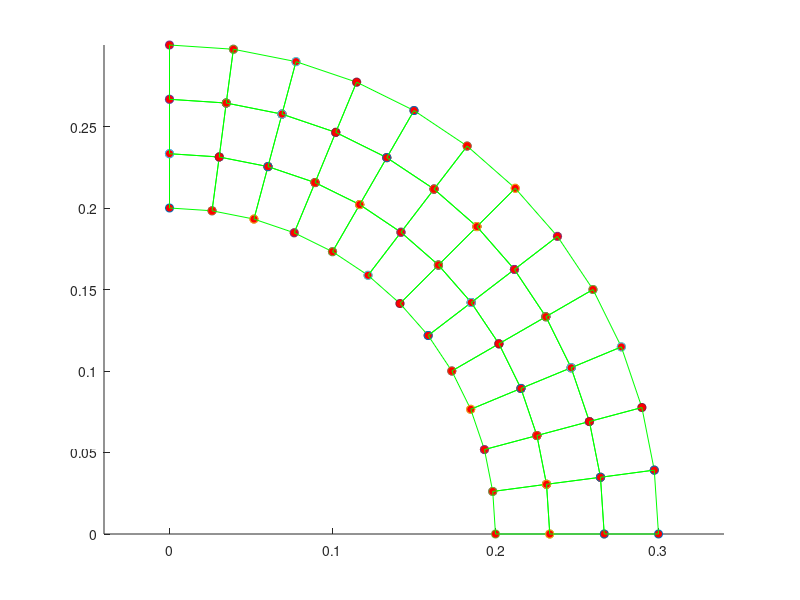
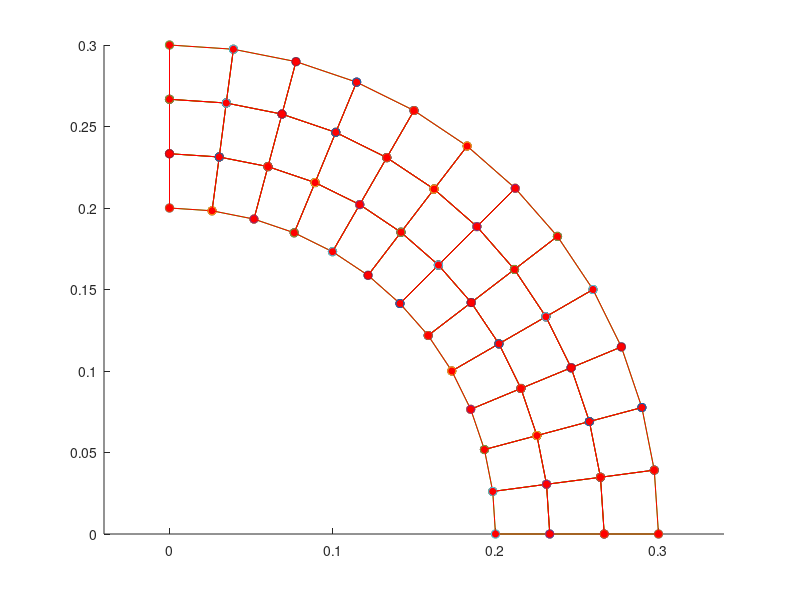

The MATLAB script that drew these images, in order:
function FEM_2Dor3D_linelast_standard
%
%          Example 2D and 3D Linear elastic FEM code
%            Currently coded to run either plane strain or plane stress (2DOF) or general 3D but
%            could easily be modified for axisymmetry too.
%
%        Variables read from input file;
%        nprops              No. material parameters
%        materialprops(i)    List of material parameters
%        ncoord              No. spatial coords (2 for 2D, 3 for 3D)
%        ndof                No. degrees of freedom per node (2 for 2D, 3 for 3D)
%                            (here ndof=ncoord, but the program allows them to be different
%                            to allow extension to plate & beam elements with C^1 continuity)
%        nnode               No. nodes
%        coords(i,j)         ith coord of jth node, for i=1..ncoord; j=1..nnode
%        nelem               No. elements
%        maxnodes            Max no. nodes on any one element (used for array dimensioning)
%        nelnodes(i)         No. nodes on the ith element
%        elident(i)          An integer identifier for the ith element.  Not used
%                            in this code but could be used to switch on reduced integration,
%                            etc.
%        connect(i,j)        List of nodes on the jth element
%        nfix                Total no. prescribed displacements
%        fixnodes(i,j)       List of prescribed displacements at nodes
%                            fixnodes(1,j) Node number
%                            fixnodes(2,j) Displacement component number (1, 2 or 3)
%                            fixnodes(3,j) Value of the displacement
%        ndload              Total no. element faces subjected to tractions
%        dloads(i,j)         List of element tractions
%                            dloads(1,j) Element number
%                            dloads(2,j) face number
%                            dloads(3,j), dloads(4,j), dloads(5,j) Components of traction
%                            (assumed uniform) 
%
%  To run the program you first need to set up an input file, as described in 
%  the lecture notes.  Then change the fopen command below to point to the file.
%  Also change the fopen command in the post-processing step (near the bottom of the
%  program) to point to a suitable output file.  Then execute the file in
%  the usual fashion (e.g. hit the green arrow at the top of the MATLAB
%  editor window)
% 
%
% ==================== Read data from the input file ===========================
%
%
% YOU NEED TO CHANGE THE PATH & FILE NAME TO POINT TO YOUR INPUT FILE
%
infile=fopen('CurvedCantilever_Lc=3.txt','r');
outfile=fopen('FEM_results.txt','w');

[nprops,materialprops,ncoord,ndof,nnode,coords,nelem,maxnodes,connect,nelnodes,elident,nfix,fixnodes,ndload,dloads] = read_input_file(infile);

fclose(infile);

% Plot the initial mesh as a check
close all
figure
plotmesh(coords,ncoord,nnode,connect,nelem,elident,nelnodes,'g');

%
%============================ MAIN FEM ANALYSIS PROCEDURE ========================
%
%   dofs        Nodal displacements.  Let u_i^a be ith displacement component
%               at jth node.  Then dofs contain (u_1^1, u_2^1, u_1^2, u_2^2....) for 2D
%               and (u_1^1, u_2^1, u_3^1, u_1^2, u_2^2, u_3^2....) for 3D
%
%   K           Global stiffness matrix.  Stored as (K_1111 K_1112  K_1121  K_1122...
%                                                    K_1211 K_1212  K_1221  K_1222...
%                                                    K_2111 K_2112  K_2121  K_2122...)
%               for 2D problem and similarly for 3D problem
%   r           Force vector.  Currently only includes contribution from tractions
%               acting on element faces (i.e. body forces are neglected)
%
  dofs = zeros(ndof*nnode,1);  

  K = globalstiffness(ncoord,ndof,nnode,coords,nelem,maxnodes,elident,nelnodes,connect,materialprops,dofs);

  r = globaltraction(ncoord,ndof,nnode,ndload,coords,nelnodes,elident,connect,dloads,dofs);

%
%  Fix constrained nodes.  We should really do this in a way that preserves the symmetry of K
%  but it's not worth it for the small demo problems here.
%
  for n = 1:nfix
     rw = ndof*(fixnodes(1,n)-1) + fixnodes(2,n);
     for cl = 1:ndof*nnode
        K(rw,cl) = 0;
     end
     K(rw,rw) = 1.;
     r(rw) = fixnodes(3,n);
  end
%
% Solve for the displacements
%

  dofs = K\r;

%
%================================= POST-PROCESSING =================================
%
% Create a plot of the deformed mesh
%

  defcoords = zeros(ndof,nnode); 
  scalefactor = 1.0;
  for i = 1:nnode
    for j = 1:ndof
       defcoords(j,i) = coords(j,i) + scalefactor*dofs(ndof*(i-1)+j); 
    end
  end

 figure
 plotmesh(coords,ncoord,nnode,connect,nelem,elident,nelnodes,'g');
 hold on
 plotmesh(defcoords,ncoord,nnode,connect,nelem,elident,nelnodes,'r');  
  
 print_results(outfile, ...
    nprops,materialprops,ncoord,ndof,nnode,coords, ...
    nelem,maxnodes,connect,nelnodes,elident, ...
    nfix,fixnodes,ndload,dloads,dofs)
 
fclose(outfile); 
end 

%================= Material Stiffness ==================================
%
%    Computes elasticity tensor C_{ijkl} = shear modulus and Poissons ratio
%    Currently coded either for plane strain, plane stress or general 3D.
%
function C = materialstiffness(ndof,ncoord,strain,materialprops)

   mu = materialprops(1);
   nu = materialprops(2);
   
   C = zeros(ndof,ncoord,ndof,ncoord);
   
   if (ncoord == 2)   

%  planestrain = 0 => plane stress, planestrain = 1 => plane strain
   planestrain = materialprops(3);
 
     for i = 1:2
       for j = 1:2
         for k = 1:2
           for l = 1:2
             if (planestrain==1) 
               if (i==j && k==l)
                   C(i,j,k,l) = C(i,j,k,l)+2*mu*nu/(1-2*nu);
               end
             else
               if (i==j && k==l)
                   C(i,j,k,l) = C(i,j,k,l)+2*mu*nu/(1-nu);
               end
             end
             if (i==l && k==j)
                 C(i,j,k,l) = C(i,j,k,l)+mu;
             end
             if (i==k && j==l)
                 C(i,j,k,l) = C(i,j,k,l)+mu;
             end
           end
         end
       end
     end
     
   elseif (ncoord == 3) 

     for i = 1:3 
       for j = 1:3
         for k = 1:3
           for l = 1:3
             if (i==j && k==l)
                 C(i,j,k,l)=C(i,j,k,l) + 2.*mu*nu/(1.-2.*nu);
             end
             if (i==k && j==l)
                 C(i,j,k,l)=C(i,j,k,l) + mu;
             end
             if (i==l && j==k)
                 C(i,j,k,l)=C(i,j,k,l) + mu;
             end
            end
          end
        end
      end
    end

 end
%================= Material Stress ==================================
%
%   Computes stress sigma_{ij} given strain epsilon_{ij}
%
function stress = materialstress(ndof,ncoord,strain,materialprops)

   C = materialstiffness(ndof,ncoord,strain,materialprops);
   stress = zeros(ndof,ncoord);
   for i = 1 : ndof
     for j = 1 : ncoord
        for k = 1 : ndof
          for l = 1: ncoord
            stress(i,j) = stress(i,j) + C(i,j,k,l)*strain(k,l);
          end
        end
     end
   end
  end
%
%====================== No. integration points =============================
%
%   Defines the number of integration points:be used for
%   each element type
%
function n = numberofintegrationpoints(ncoord,nelnodes,elident)
  
   if (ncoord == 1) 
     n = nelnodes;   
   elseif (ncoord == 2) 
     if (nelnodes == 3)
         n = 1;
     end
     if (nelnodes == 6)
         n = 3;
     end
     if (nelnodes == 4)
         n = 4;
     end
     if (nelnodes == 8)
         n = 9;
     end
   elseif (ncoord == 3) 
     if (nelnodes == 4)
         n = 1 ;
     end
     if (nelnodes == 10)
         n = 4;
     end
     if (nelnodes == 8)
         n = 8;
     end
     if (nelnodes == 20)
         n = 27;
     end
   end
end   
%
%====================== INTEGRATION POINTS ==================================
%
%   Defines positions of integration points
%
function xi = integrationpoints(ncoord,nelnodes,npoints,elident)

   xi = zeros(ncoord,npoints);
%
%  1D elements
%
   if (ncoord == 1) 
     if (npoints==1) 
       xi(1,1) = 0.;
     elseif (npoints == 2) 
       xi(1,1) = -0.5773502692;
       xi(1,2) = -xi(1,1);
     elseif (npoints == 3) 
       xi(1,1) = -0.7745966692;
       xi(1,2) = 0.0;
       xi(1,3) = -xi(1,1);
     end
%
%  2D elements
%
   elseif (ncoord == 2) 
%
%    Triangular element
%
     if ( nelnodes == 3 || nelnodes == 6 ) 
       if (npoints == 1) 
         xi(1,1) = 1./3.;
         xi(2,1) = 1./3.;
       elseif (npoints == 3) 
         xi(1,1) = 0.6;
         xi(2,1) = 0.2;
         xi(1,2) = 0.2;
         xi(2,2) = 0.6;
         xi(1,3) = 0.2;
         xi(2,3) = 0.2;
       elseif (npoints == 4) 
         xi(1,1) = 1./3.;
         xi(2,1) = 1./3.;
         xi(1,2) = 0.6;
         xi(2,2) = 0.2;
         xi(1,3) = 0.2;
         xi(2,3) = 0.6;
         xi(1,4) = 0.2;
         xi(2,4) = 0.2;
       end
%
%    Rectangular element
%                  
     elseif ( nelnodes==4 || nelnodes==8 ) 

       if (npoints == 1) 
         xi(1,1) = 0.;
         xi(2,1) = 0.;
       elseif (npoints == 4) 
         xi(1,1) = -0.5773502692;
         xi(2,1) = xi(1,1);
         xi(1,2) = -xi(1,1);
         xi(2,2) = xi(1,1);
         xi(1,3) = xi(1,1);
         xi(2,3) = -xi(1,1);
         xi(1,4) = -xi(1,1);
         xi(2,4) = -xi(1,1);
       elseif (npoints == 9) 
         xi(1,1) = -0.7745966692;
         xi(2,1) = xi(1,1);
         xi(1,2) = 0.0;
         xi(2,2) = xi(1,1);
         xi(1,3) = -xi(1,1);
         xi(2,3) = xi(1,1);
         xi(1,4) = xi(1,1);
         xi(2,4) = 0.0;
         xi(1,5) = 0.0;
         xi(2,5) = 0.0;
         xi(1,6) = -xi(1,1);
         xi(2,6) = 0.0;
         xi(1,7) = xi(1,1);
         xi(2,7) = -xi(1,1);
         xi(1,8) = 0.;
         xi(2,8) = -xi(1,1);
         xi(1,9) = -xi(1,1);
         xi(2,9) = -xi(1,1);
       end
     end
%
%   3D elements
%
   elseif (ncoord == 3) 
%
%  3D elements
%
     if (nelnodes == 4 || nelnodes==10 ) 
       if (npoints == 1) 
         xi(1,1) = 0.25;
         xi(2,1) = 0.25;
         xi(3,1) = 0.25;
       elseif (npoints == 4) 
         xi(1,1) = 0.58541020;
         xi(2,1) = 0.13819660;
         xi(3,1) = xi(2,1);
         xi(1,2) = xi(2,1);
         xi(2,2) = xi(1,1);
         xi(3,2) = xi(2,1);
         xi(1,3) = xi(2,1);
         xi(2,3) = xi(2,1);
         xi(3,3) = xi(1,1);
         xi(1,4) = xi(2,1);
         xi(2,4) = xi(2,1);
         xi(3,4) = xi(2,1);
       end
     elseif ( nelnodes==8 || nelnodes==20 ) 
       if (npoints == 1) 
         xi(1,1) = 0.;
         xi(2,1) = 0.;
         xi(3,1) = 0.;
       elseif (npoints == 8) 
         x1D = [-0.5773502692,0.5773502692];
         for k = 1:2
           for j = 1:2 
             for i = 1:2
               n = 4*(k-1) + 2*(j-1) + i;
               xi(1,n) = x1D(i);
               xi(2,n) = x1D(j);
               xi(3,n) = x1D(k);
             end
           end
         end
       elseif (npoints == 27) 
         x1D = [-0.7745966692,0.,0.7745966692];
         for k = 1:3
           for j = 1:3
             for i = 1:3
               n = 9*(k-1) + 3*(j-1) + i;
               xi(1,n) = x1D(i);
               xi(2,n) = x1D(j);
               xi(3,n) = x1D(k);
             end
           end
         end
       end
     end
   end
end

%
%================= INTEGRATION WEIGHTS ==================================
%
%   Defines integration weights w_i
%
function w = integrationweights(ncoord,nelnodes,npoints,elident)

   w = zeros(npoints,1);

%
%  1D elements
%
   if (ncoord == 1) 
     if (npoints == 1)
       w(1) = 2.;
     elseif (npoints == 2) 
       w = [1.,1.];
     elseif (npoints == 3) 
       w = [0.555555555,0.888888888,0.555555555];
     end
%
%  2D elements
%
   elseif (ncoord == 2) 
%
%    Triangular element
%
     if ( nelnodes == 3 || nelnodes == 6 ) 
       if (npoints == 1) 
         w(1) = 0.5;
       elseif (npoints == 3) 
         w(1) = 1./6.;
         w(2) = 1./6.;
         w(3) = 1./6.;
       elseif (npoints == 4) 
         w = [-27./96.,25./96.,25/96.,25/96.];
       end
%
%    Rectangular element
%                  
     elseif ( nelnodes==4 || nelnodes==8 ) 

       if (npoints == 1) 
         w(1) = 4.;
       elseif (npoints == 4) 
         w = [1.,1.,1.,1.];
       elseif (npoints == 9 ) 
         w1D = [0.555555555,0.888888888,0.55555555555];
         for j = 1:3
           for i = 1:3
             n = 3*(j-1)+i;
             w(n) = w1D(i)*w1D(j);
           end
         end    
       end
     end 

   elseif (ncoord == 3) 
%
%  3D elements
%
     if (nelnodes == 4 || nelnodes==10 ) 
       if (npoints == 1) 
         w(1) = 1./6.;
       elseif (npoints == 4) 
         w = [1./24.,1./24.,1./24.,1./24.];
       end
     elseif ( nelnodes==8 || nelnodes==20 ) 
       if (npoints == 1) 
         w(1) = 8.;
       elseif (npoints == 8) 
         w = [1.,1.,1.,1.,1.,1.,1.,1.];
       elseif (npoints == 27) 
         w1D = [0.555555555,0.888888888,0.55555555555];
         for k = 1:3
           for j = 1:3
             for i = 1:3
               n = 9*(k-1)+3*(j-1)+i;
               w(n) = w1D(i)*w1D(j)*w1D(k);
             end
           end    
         end
       end
     end
   end
end

%
%================= SHAPE FUNCTIONS ==================================
%
%        Calculates shape functions for various element types
%
function N = shapefunctions(nelnodes,ncoord,elident,xi)
 

   N = zeros(nelnodes,1);
%
%  1D elements
%
  if (ncoord == 1) 
    if (nelnodes==2) 
      N(1) = 0.5*(1.+xi(1));
      N(2) = 0.5*(1.-xi(1));
    elseif (nelnodes == 3) 
      N(1) = -0.5*xi(1)*(1.-xi(1));
      N(2) =  0.5*xi(1)*(1.+xi(1));
      N(3) = (1.-xi(1))*(1.+xi(1));
    end
%
%  2D elements
%
   elseif (ncoord == 2) 
%
%    Triangular element
%
     if ( nelnodes == 3 ) 
       N(1) = xi(1);
       N(2) = xi(2);
       N(3) = 1.-xi(1)-xi(2);               
     elseif ( nelnodes == 6 ) 
       xi3 = 1.-xi(1)-xi(2);
       N(1) = (2.*xi(1)-1.)*xi(1);
       N(2) = (2.*xi(2)-1.)*xi(2);
       N(3) = (2.*xi3-1.)*xi3;
       N(4) = 4.*xi(1)*xi(2);
       N(5) = 4.*xi(2)*xi3;
       N(6) = 4.*xi3*xi(1);
%
%    Rectangular element
%                  
     elseif ( nelnodes == 4 ) 
       N(1) = 0.25*(1.-xi(1))*(1.-xi(2));
       N(2) = 0.25*(1.+xi(1))*(1.-xi(2));
       N(3) = 0.25*(1.+xi(1))*(1.+xi(2));
       N(4) = 0.25*(1.-xi(1))*(1.+xi(2));
     elseif (nelnodes == 8) 
       N(1) = -0.25*(1.-xi(1))*(1.-xi(2))*(1.+xi(1)+xi(2));
       N(2) = 0.25*(1.+xi(1))*(1.-xi(2))*(xi(1)-xi(2)-1.);
       N(3) = 0.25*(1.+xi(1))*(1.+xi(2))*(xi(1)+xi(2)-1.);
       N(4) = 0.25*(1.-xi(1))*(1.+xi(2))*(xi(2)-xi(1)-1.);
       N(5) = 0.5*(1.-xi(1)*xi(1))*(1.-xi(2));
       N(6) = 0.5*(1.+xi(1))*(1.-xi(2)*xi(2));
       N(7) = 0.5*(1.-xi(1)*xi(1))*(1.+xi(2));
       N(8) = 0.5*(1.-xi(1))*(1.-xi(2)*xi(2));
     end
%
   elseif (ncoord==3) 

     if (nelnodes == 4) 
       N(1) = xi(1);
       N(2) = xi(2);
       N(3) = xi(3);
       N(4) = 1.-xi(1)-xi(2)-xi(3);
     elseif (nelnodes == 10) 
       xi4 = 1.-xi(1)-xi(2)-xi(3);
       N(1) = (2.*xi(1)-1.)*xi(1);
       N(2) = (2.*xi(2)-1.)*xi(2);
       N(3) = (2.*xi(3)-1.)*xi(3);
       N(4) = (2.*xi4-1.)*xi4;
       N(5) = 4.*xi(1)*xi(2);
       N(6) = 4.*xi(2)*xi(3);
       N(7) = 4.*xi(3)*xi(1);
       N(8) = 4.*xi(1)*xi4;
       N(9) = 4.*xi(2)*xi4;
       N(10) = 4.*xi(3)*xi4;
     elseif (nelnodes == 8) 
       N(1) = (1.-xi(1))*(1.-xi(2))*(1.-xi(3))/8.;
       N(2) = (1.+xi(1))*(1.-xi(2))*(1.-xi(3))/8.;
       N(3) = (1.+xi(1))*(1.+xi(2))*(1.-xi(3))/8.;
       N(4) = (1.-xi(1))*(1.+xi(2))*(1.-xi(3))/8.;
       N(5) = (1.-xi(1))*(1.-xi(2))*(1.+xi(3))/8.;
       N(6) = (1.+xi(1))*(1.-xi(2))*(1.+xi(3))/8.;
       N(7) = (1.+xi(1))*(1.+xi(2))*(1.+xi(3))/8.;
       N(8) = (1.-xi(1))*(1.+xi(2))*(1.+xi(3))/8.;
     elseif (nelnodes == 20) 
       N(1) = (1.-xi(1))*(1.-xi(2))*(1.-xi(3))*(-xi(1)-xi(2)-xi(3)-2.)/8.;
       N(2) = (1.+xi(1))*(1.-xi(2))*(1.-xi(3))*(xi(1)-xi(2)-xi(3)-2.)/8.;
       N(3) = (1.+xi(1))*(1.+xi(2))*(1.-xi(3))*(xi(1)+xi(2)-xi(3)-2.)/8.;
       N(4) = (1.-xi(1))*(1.+xi(2))*(1.-xi(3))*(-xi(1)+xi(2)-xi(3)-2.)/8.;
       N(5) = (1.-xi(1))*(1.-xi(2))*(1.+xi(3))*(-xi(1)-xi(2)+xi(3)-2.)/8.;
       N(6) = (1.+xi(1))*(1.-xi(2))*(1.+xi(3))*(xi(1)-xi(2)+xi(3)-2.)/8.;
       N(7) = (1.+xi(1))*(1.+xi(2))*(1.+xi(3))*(xi(1)+xi(2)+xi(3)-2.)/8.;
       N(8) = (1.-xi(1))*(1.+xi(2))*(1.+xi(3))*(-xi(1)+xi(2)+xi(3)-2.)/8.;
       N(9)  = (1.-xi(1)^2)*(1.-xi(2))*(1.-xi(3))/4.;
       N(10) = (1.+xi(1))*(1.-xi(2)^2)*(1.-xi(3))/4.;
       N(11) = (1.-xi(1)^2)*(1.+xi(2))*(1.-xi(3))/4.;
       N(12) = (1.-xi(1))*(1.-xi(2)^2)*(1.-xi(3))/4.;
       N(13) = (1.-xi(1)^2)*(1.-xi(2))*(1.+xi(3))/4.;
       N(14) = (1.+xi(1))*(1.-xi(2)^2)*(1.+xi(3))/4.;
       N(15) = (1.-xi(1)^2)*(1.+xi(2))*(1.+xi(3))/4.;
       N(16) = (1.-xi(1))*(1.-xi(2)^2)*(1.+xi(3))/4.;
       N(17) = (1.-xi(1))*(1.-xi(2))*(1.-xi(3)^2)/4.;
       N(18) = (1.+xi(1))*(1.-xi(2))*(1.-xi(3)^2)/4.;
       N(19) = (1.+xi(1))*(1.+xi(2))*(1.-xi(3)^2)/4.;
       N(20) = (1.-xi(1))*(1.+xi(2))*(1.-xi(3)^2)/4.;
     end
   end

end

%
%================= SHAPE FUNCTION DERIVATIVES ======================
%
function dNdxi = shapefunctionderivs(nelnodes,ncoord,elident,xi)

  dNdxi = zeros(nelnodes,ncoord);
%
% 1D elements
%
  if (ncoord == 1) 
    if (nelnodes==2) 
      dNdxi(1,1) = 0.5;
      dNdxi(2,1) = -0.5;
    elseif (nelnodes == 3) 
      dNdxi(1,1) = -0.5+xi(1);
      dNdxi(2,1) =  0.5+xi(1);
      dNdxi(3,1) = -2.*xi(1);
    end
%
%  2D elements
%
   elseif (ncoord == 2) 
%
%    Triangular element
%
     if ( nelnodes == 3 ) 
       dNdxi(1,1) = 1.;
       dNdxi(2,2) = 1.;
       dNdxi(3,1) = -1.;
       dNdxi(3,2) = -1.;               
     elseif ( nelnodes == 6 ) 
       xi3 = 1.-xi(1)-xi(2);
       dNdxi(1,1) = 4.*xi(1)-1.;
       dNdxi(2,2) = 4.*xi(2)-1.;
       dNdxi(3,1) = -(4.*xi3-1.);
       dNdxi(3,2) = -(4.*xi3-1.);
       dNdxi(4,1) = 4.*xi(2);
       dNdxi(4,2) = 4.*xi(1);
       dNdxi(5,1) = -4.*xi(2);
       dNdxi(5,2) = -4.*xi(1);
       dNdxi(6,1) = 4.*xi3 - 4.*xi(1);
       dNdxi(6,2) = 4.*xi3 - 4.*xi(2);
%
%    Rectangular element
%                  
     elseif ( nelnodes == 4 ) 
       dNdxi(1,1) = -0.25*(1.-xi(2));
       dNdxi(1,2) = -0.25*(1.-xi(1));
       dNdxi(2,1) = 0.25*(1.-xi(2));
       dNdxi(2,2) = -0.25*(1.+xi(1));
       dNdxi(3,1) = 0.25*(1.+xi(2));
       dNdxi(3,2) = 0.25*(1.+xi(1));
       dNdxi(4,1) = -0.25*(1.+xi(2));
       dNdxi(4,2) = 0.25*(1.-xi(1));
     elseif (nelnodes == 8) 
       dNdxi(1,1) = 0.25*(1.-xi(2))*(2.*xi(1)+xi(2));
       dNdxi(1,2) = 0.25*(1.-xi(1))*(xi(1)+2.*xi(2));
       dNdxi(2,1) = 0.25*(1.-xi(2))*(2.*xi(1)-xi(2));
       dNdxi(2,2) = 0.25*(1.+xi(1))*(2.*xi(2)-xi(1));
       dNdxi(3,1) = 0.25*(1.+xi(2))*(2.*xi(1)+xi(2));
       dNdxi(3,2) = 0.25*(1.+xi(1))*(2.*xi(2)+xi(1));
       dNdxi(4,1) = 0.25*(1.+xi(2))*(2.*xi(1)-xi(2));
       dNdxi(4,2) = 0.25*(1.-xi(1))*(2.*xi(2)-xi(1));
       dNdxi(5,1) = -xi(1)*(1.-xi(2));
       dNdxi(5,2) = -0.5*(1.-xi(1)*xi(1));
       dNdxi(6,1) = 0.5*(1.-xi(2)*xi(2));
       dNdxi(6,2) = -(1.+xi(1))*xi(2);
       dNdxi(7,1) = -xi(1)*(1.+xi(2));
       dNdxi(7,2) = 0.5*(1.-xi(1)*xi(1));
       dNdxi(8,1) = -0.5*(1.-xi(2)*xi(2));
       dNdxi(8,2) = -(1.-xi(1))*xi(2);
      end
%
%    3D elements
%
   elseif (ncoord==3) 

     if (nelnodes == 4) 
       dNdxi(1,1) = 1.;
       dNdxi(2,2) = 1.;
       dNdxi(3,3) = 1.;
       dNdxi(4,1) = -1.;
       dNdxi(4,2) = -1.;
       dNdxi(4,3) = -1.;
     elseif (nelnodes == 10) 
       xi4 = 1.-xi(1)-xi(2)-xi(3);
       dNdxi(1,1) = (4.*xi(1)-1.);
       dNdxi(2,2) = (4.*xi(2)-1.);
       dNdxi(3,3) = (4.*xi(3)-1.);
       dNdxi(4,1) = -(4.*xi4-1.);
       dNdxi(4,2) = -(4.*xi4-1.);
       dNdxi(4,3) = -(4.*xi4-1.);
       dNdxi(5,1) = 4.*xi(2);
       dNdxi(5,2) = 4.*xi(1);
       dNdxi(6,2) = 4.*xi(3);
       dNdxi(6,3) = 4.*xi(2);
       dNdxi(7,1) = 4.*xi(3);
       dNdxi(7,3) = 4.*xi(1); 
       dNdxi(8,1) = 4.*(xi4-xi(1));
       dNdxi(8,2) = -4.*xi(1);
       dNdxi(8,3) = -4.*xi(1);
       dNdxi(9,1) = -4.*xi(2);
       dNdxi(9,2) = 4.*(xi4-xi(2));
       dNdxi(9,3) = -4.*xi(2);
       dNdxi(10,1) = -4.*xi(3)*xi4;
       dNdxi(10,2) = -4.*xi(3);
       dNdxi(10,3) = 4.*(xi4-xi(3));
     elseif (nelnodes == 8) 
       dNdxi(1,1) = -(1.-xi(2))*(1.-xi(3))/8.;
       dNdxi(1,2) = -(1.-xi(1))*(1.-xi(3))/8.;
       dNdxi(1,3) = -(1.-xi(1))*(1.-xi(2))/8.;
       dNdxi(2,1) = (1.-xi(2))*(1.-xi(3))/8.;
       dNdxi(2,2) = -(1.+xi(1))*(1.-xi(3))/8.;
       dNdxi(2,3) = -(1.+xi(1))*(1.-xi(2))/8.;
       dNdxi(3,1) = (1.+xi(2))*(1.-xi(3))/8.;
       dNdxi(3,2) = (1.+xi(1))*(1.-xi(3))/8.;
       dNdxi(3,3) = -(1.+xi(1))*(1.+xi(2))/8.;
       dNdxi(4,1) = -(1.+xi(2))*(1.-xi(3))/8.;
       dNdxi(4,2) = (1.-xi(1))*(1.-xi(3))/8.;
       dNdxi(4,3) = -(1.-xi(1))*(1.+xi(2))/8.;
       dNdxi(5,1) = -(1.-xi(2))*(1.+xi(3))/8.;
       dNdxi(5,2) = -(1.-xi(1))*(1.+xi(3))/8.;
       dNdxi(5,3) = (1.-xi(1))*(1.-xi(2))/8.;
       dNdxi(6,1) = (1.-xi(2))*(1.+xi(3))/8.;
       dNdxi(6,2) = -(1.+xi(1))*(1.+xi(3))/8.;
       dNdxi(6,3) = (1.+xi(1))*(1.-xi(2))/8.;
       dNdxi(7,1) = (1.+xi(2))*(1.+xi(3))/8.;
       dNdxi(7,2) = (1.+xi(1))*(1.+xi(3))/8.;
       dNdxi(7,3) = (1.+xi(1))*(1.+xi(2))/8.;
       dNdxi(8,1) = -(1.+xi(2))*(1.+xi(3))/8.;
       dNdxi(8,2) = (1.-xi(1))*(1.+xi(3))/8.;
       dNdxi(8,3) = (1.-xi(1))*(1.+xi(2))/8.;
     elseif (nelnodes == 20) 
       dNdxi(1,1) = (-(1.-xi(2))*(1.-xi(3))*(-xi(1)-xi(2)-xi(3)-2.)-(1.-xi(1))*(1.-xi(2))*(1.-xi(3)))/8.;
       dNdxi(1,2) = (-(1.-xi(1))*(1.-xi(3))*(-xi(1)-xi(2)-xi(3)-2.)-(1.-xi(1))*(1.-xi(2))*(1.-xi(3)))/8.;
       dNdxi(1,3) = (-(1.-xi(1))*(1.-xi(2))*(-xi(1)-xi(2)-xi(3)-2.)-(1.-xi(1))*(1.-xi(2))*(1.-xi(3)))/8.;

       dNdxi(2,1) = ((1.-xi(2))*(1.-xi(3))*(xi(1)-xi(2)-xi(3)-2.)+(1.+xi(1))*(1.-xi(2))*(1.-xi(3)))/8.;
       dNdxi(2,2) = (-(1.+xi(1))*(1.-xi(3))*(xi(1)-xi(2)-xi(3)-2.)-(1.+xi(1))*(1.-xi(2))*(1.-xi(3)))/8.;
       dNdxi(2,3) = (-(1.+xi(1))*(1.-xi(2))*(xi(1)-xi(2)-xi(3)-2.)-(1.+xi(1))*(1.-xi(2))*(1.-xi(3)))/8.;

       dNdxi(3,1) = ((1.+xi(2))*(1.-xi(3))*(xi(1)+xi(2)-xi(3)-2.)+(1.+xi(1))*(1.+xi(2))*(1.-xi(3)))/8.;
       dNdxi(3,2) = ((1.+xi(1))*(1.-xi(3))*(xi(1)+xi(2)-xi(3)-2.)+(1.+xi(1))*(1.+xi(2))*(1.-xi(3)))/8.;
       dNdxi(3,3) = (-(1.+xi(1))*(1.+xi(2))*(xi(1)+xi(2)-xi(3)-2.)-(1.+xi(1))*(1.+xi(2))*(1.-xi(3)))/8.;

       dNdxi(4,1) = (-(1.+xi(2))*(1.-xi(3))*(-xi(1)+xi(2)-xi(3)-2.)-(1.-xi(1))*(1.+xi(2))*(1.-xi(3)))/8.;
       dNdxi(4,2) = ((1.-xi(1))*(1.-xi(3))*(-xi(1)+xi(2)-xi(3)-2.)+(1.-xi(1))*(1.+xi(2))*(1.-xi(3)))/8.;
       dNdxi(4,3) = (-(1.-xi(1))*(1.+xi(2))*(-xi(1)+xi(2)-xi(3)-2.)-(1.-xi(1))*(1.+xi(2))*(1.-xi(3)))/8.;
       dNdxi(5,1) = (-(1.-xi(2))*(1.+xi(3))*(-xi(1)-xi(2)+xi(3)-2.)-(1.-xi(1))*(1.-xi(2))*(1.+xi(3)))/8.;
       dNdxi(5,2) = (-(1.-xi(1))*(1.+xi(3))*(-xi(1)-xi(2)+xi(3)-2.)-(1.-xi(1))*(1.-xi(2))*(1.+xi(3)))/8.;
       dNdxi(5,3) = ((1.-xi(1))*(1.-xi(2))*(-xi(1)-xi(2)+xi(3)-2.)+(1.-xi(1))*(1.-xi(2))*(1.+xi(3)))/8.;
       dNdxi(6,1) = ((1.-xi(2))*(1.+xi(3))*(xi(1)-xi(2)+xi(3)-2.)+(1.+xi(1))*(1.-xi(2))*(1.+xi(3)))/8.;
       dNdxi(6,2) = (-(1.+xi(1))*(1.+xi(3))*(xi(1)-xi(2)+xi(3)-2.)-(1.+xi(1))*(1.-xi(2))*(1.+xi(3)))/8.;
       dNdxi(6,3) = ((1.+xi(1))*(1.-xi(2))*(xi(1)-xi(2)+xi(3)-2.)+(1.+xi(1))*(1.-xi(2))*(1.+xi(3)))/8.;
       dNdxi(7,1) = ((1.+xi(2))*(1.+xi(3))*(xi(1)+xi(2)+xi(3)-2.)+(1.+xi(1))*(1.+xi(2))*(1.+xi(3)))/8.;
       dNdxi(7,2) = ((1.+xi(1))*(1.+xi(3))*(xi(1)+xi(2)+xi(3)-2.)+(1.+xi(1))*(1.+xi(2))*(1.+xi(3)))/8.;
       dNdxi(7,3) = ((1.+xi(1))*(1.+xi(2))*(xi(1)+xi(2)+xi(3)-2.)+(1.+xi(1))*(1.+xi(2))*(1.+xi(3)))/8.;
       dNdxi(8,1) = (-(1.+xi(2))*(1.+xi(3))*(-xi(1)+xi(2)+xi(3)-2.)-(1.-xi(1))*(1.+xi(2))*(1.+xi(3)))/8.;
       dNdxi(8,2) = ((1.-xi(1))*(1.+xi(3))*(-xi(1)+xi(2)+xi(3)-2.)+(1.-xi(1))*(1.+xi(2))*(1.+xi(3)))/8.;
       dNdxi(8,3) = ((1.-xi(1))*(1.+xi(2))*(-xi(1)+xi(2)+xi(3)-2.)+(1.-xi(1))*(1.+xi(2))*(1.+xi(3)))/8.;
       dNdxi(9,1)  = -2.*xi(1)*(1.-xi(2))*(1.-xi(3))/4.;
       dNdxi(9,2)  = -(1.-xi(1)^2)*(1.-xi(3))/4.;
       dNdxi(9,3)  = -(1.-xi(1)^2)*(1.-xi(2))/4.;
       dNdxi(10,1)  = (1.-xi(2)^2)*(1.-xi(3))/4.;
       dNdxi(10,2)  = -2.*xi(2)*(1.+xi(1))*(1.-xi(3))/4.;
       dNdxi(10,3)  = -(1.-xi(2)^2)*(1.+xi(1))/4.;
       dNdxi(11,1)  = -2.*xi(1)*(1.+xi(2))*(1.-xi(3))/4.;
       dNdxi(11,2)  = (1.-xi(1)^2)*(1.-xi(3))/4.;
       dNdxi(11,3)  = -(1.-xi(1)^2)*(1.+xi(2))/4.;
       dNdxi(12,1)  = -(1.-xi(2)^2)*(1.-xi(3))/4.;
       dNdxi(12,2)  = -2.*xi(2)*(1.-xi(1))*(1.-xi(3))/4.;
       dNdxi(12,3)  = -(1.-xi(2)^2)*(1.-xi(1))/4.;
       dNdxi(13,1)  = -2.*xi(1)*(1.-xi(2))*(1.+xi(3))/4.;
       dNdxi(13,2)  = -(1.-xi(1)^2)*(1.+xi(3))/4.;
       dNdxi(13,3)  = (1.-xi(1)^2)*(1.-xi(2))/4.;
       dNdxi(14,1)  = (1.-xi(2)^2)*(1.+xi(3))/4.;
       dNdxi(14,2)  = -2.*xi(2)*(1.+xi(1))*(1.+xi(3))/4.;
       dNdxi(14,3)  = (1.-xi(2)^2)*(1.+xi(1))/4.;
       dNdxi(15,1)  = -2.*xi(1)*(1.+xi(2))*(1.+xi(3))/4.;
       dNdxi(15,2)  =  (1.-xi(1)^2)*(1.+xi(3))/4.;
       dNdxi(15,3)  = (1.-xi(1)^2)*(1.+xi(2))/4.;
       dNdxi(16,1)  = -(1.-xi(2)^2)*(1.+xi(3))/4.;
       dNdxi(16,2)  = -2.*xi(2)*(1.-xi(1))*(1.+xi(3))/4.;
       dNdxi(16,3)  = (1.-xi(2)^2)*(1.-xi(1))/4.;
       dNdxi(17,1) = -(1.-xi(2))*(1.-xi(3)^2)/4.;
       dNdxi(17,2) = -(1.-xi(1))*(1.-xi(3)^2)/4.;
       dNdxi(17,3) = -xi(3)*(1.-xi(1))*(1.-xi(2))/2.;
       dNdxi(18,1) = (1.-xi(2))*(1.-xi(3)^2)/4.;
       dNdxi(18,2) = -(1.+xi(1))*(1.-xi(3)^2)/4.;
       dNdxi(18,3) = -xi(3)*(1.+xi(1))*(1.-xi(2))/2.;
       dNdxi(19,1) = (1.+xi(2))*(1.-xi(3)^2)/4.;
       dNdxi(19,2) = (1.+xi(1))*(1.-xi(3)^2)/4.;
       dNdxi(19,3) = -xi(3)*(1.+xi(1))*(1.+xi(2))/2.;
       dNdxi(20,1) = -(1.+xi(2))*(1.-xi(3)^2)/4.;
       dNdxi(20,2) = (1.-xi(1))*(1.-xi(3)^2)/4.;
       dNdxi(20,3) = -xi(3)*(1.-xi(1))*(1.+xi(2))/2.;
     end
   end

  end
%
%================= ELEMENT STIFFNESS MATRIX ================================
%
function kel = elstif(ncoord,ndof,nelnodes,elident,coord,materialprops,displacement)
%
%  Assemble the element stiffness
%
%    Arguments;
%
%      ncoord             No. coordinates (2 or 3 for 2D or 3D problem)
%      ndof               No. degrees of freedom per node (often ndof = ncoord)
%      nelnodes           No. nodes on the element
%      elident            Element identifier (not used here - for future enhancements!)
%      coords(i,a)        ith coord of ath node
%      materialprops      Material properties passed on:constitutive procedures
%      displacement(i,a)  ith displacement component at ath node
%
%   Local variables
%      npoints            No. integration points
%      xi(i,inpt)         ith local coord of integration point no. intpt
%      w(intpt)           weight for integration point no. intpt
%      N(a)               Shape function associated with ath node on element
%      dNdxi(a,i)         Derivative of ath shape function wrt ith local coord
%      dNdx(a,i)          Derivative of ath shape function wrt ith global coord
%      dxdxi(i,j)         Derivative of ith global coord wrt jth local coord
%      dxidx(i,j)         Derivative of ith local coord wrt jth global coord
%      det                Determinant of jacobian
%      strain(i,j)        strain_ij components
%      dsde(i,j,k,l)      Derivative of stress_ij with respect:strain_kl
%      kel(row,col)       Rows && cols of element stiffness
%
%
   npoints = numberofintegrationpoints(ncoord,nelnodes,elident);
   dNdx = zeros(nelnodes,ncoord);
   dxdxi = zeros(ncoord,ncoord);
   strain = zeros(ndof,ncoord);
   kel = zeros(ndof*nelnodes,ndof*nelnodes);
%
%  Set up integration points && weights    
%
   xilist = integrationpoints(ncoord,nelnodes,npoints,elident);
   w = integrationweights(ncoord,nelnodes,npoints,elident);
%
%  Loop over the integration points
%
   for intpt = 1:npoints

%     Compute shape functions && derivatives wrt local coords
%
      for i = 1:ncoord
        xi(i) = xilist(i,intpt);
      end      
      N = shapefunctions(nelnodes,ncoord,elident,xi);
      dNdxi = shapefunctionderivs(nelnodes,ncoord,elident,xi);

      
%
%     Compute the jacobian matrix && its determinant
%
      for i = 1:ncoord
        for j = 1:ncoord
          dxdxi(i,j) = 0.;
          for a = 1:nelnodes
            dxdxi(i,j) = dxdxi(i,j) + coord(i,a)*dNdxi(a,j);
          end
        end
      end
      
      dxidx = inv(dxdxi);
      dt = det(dxdxi);
%
%     Convert shape function derivatives:derivatives wrt global coords
%
      for a = 1:nelnodes
        for i = 1:ncoord
          dNdx(a,i) = 0.;
          for j = 1:ncoord
            dNdx(a,i) = dNdx(a,i) + dNdxi(a,j)*dxidx(j,i);
          end
        end
      end
%
%     Compute the (infinitesimal) strain by differentiating displacements
%     This step is not really necessary for linear elasticity calculations
%     where stiffness is independent of strain.  It is included:allow
%     extension:nonlinear materials later.
%
      for i = 1:ncoord
         for j = 1:ncoord
            strain(i,j) = 0.;
            for a = 1:nelnodes
              strain(i,j) = strain(i,j) + 0.5*(displacement(i,a)*dNdx(a,j)+displacement(j,a)*dNdx(a,i));
            end
         end
      end
%
%     Compute the material tangent stiffness (d stress/d strain)
%     ds/de is just C_ijkl for linear elasticity - this notation is used
%     to allow extension to nonlinear problems
%
      dsde = materialstiffness(ndof,ncoord,strain,materialprops);
%
%     Compute the element stiffness
%             
      for a = 1:nelnodes
        for i = 1:ndof
          for b = 1:nelnodes
            for k = 1:ndof
              row = ndof*(a-1)+i;
              col = ndof*(b-1)+k;
              for j = 1:ncoord
                for l = 1:ncoord
                  kel(col,row) = kel(col,row) + dsde(i,j,k,l)*dNdx(b,l)*dNdx(a,j)*w(intpt)*dt;
                end
              end
            end
          end
        end
      end
   end

end


 %====================== No. nodes on element faces ================
%
%   This procedure returns the number of nodes on each element face
%   for various element types.  This info is needed for computing
%   the surface integrals associated with the element traction vector
%
function n = nfacenodes(ncoord,nelnodes,elident,face)
   if (ncoord == 2) 
     if (nelnodes == 3 || nelnodes == 4)
         n = 2;
     elseif (nelnodes == 6 || nelnodes == 8)
         n=3;
     end
   elseif (ncoord == 3) 
     if (nelnodes == 4)
         n = 3;
     elseif (nelnodes == 10)
         n = 6;
     elseif (nelnodes == 8)
         n = 4;
     elseif (nelnodes == 20)
         n = 8;
     end
   end
end
%======================= Lists of nodes on element faces =============
%
%    This procedure returns the list of nodes on an element face
%    The nodes are ordered so that the element face forms either
%    a 1D line element or a 2D surface element for 2D or 3D problems
%
function list = facenodes(ncoord,nelnodes,elident,face)

   i3 = [2,3,1];
   i4 = [2,3,4,1]; 

   list = zeros(nfacenodes(ncoord,nelnodes,face),1);

   if (ncoord == 2) 
     if (nelnodes == 3) 
       list(1) = face;
       list(2) = i3(face);
     elseif (nelnodes == 6) 
       list(1) = face;
       list(2) = i3(face);
       list(3) = face+3;
     elseif (nelnodes==4) 
       list(1) = face;
       list(2) = i4(face);
     elseif (nelnodes==8) 
       list(1) = face;
       list(2) = i4(face);
       list(3) = face+4;
     end
   elseif (ncoord == 3) 
     if (nelnodes==4) 
       if   (face == 1)
           list = [1,2,3];
       elseif (face == 2)
           list = [1,4,2];
       elseif (face == 3)
           list = [2,4,3];
       elseif (face == 4)
           list = [3,4,1];
       end
     elseif (nelnodes == 10) 
       if   (face == 1)
           list = [1,2,3,5,6,7];
       elseif (face == 2)
           list = [1,4,2,8,9,5];
       elseif (face == 3)
           list = [2,4,3,9,10,6];
       elseif (face == 4)
           list = [3,4,1,10,8,7];
       end
     elseif (nelnodes == 8) 
       if   (face == 1)
           list = [1,2,3,4];
       elseif (face == 2)
           list = [5,8,7,6];
       elseif (face == 3)
           list = [1,5,6,2];
       elseif (face == 4)
           list = [2,3,7,6];
       elseif (face == 5)
           list = [3,7,8,4];
       elseif (face == 6)
           list = [4,8,5,1];
       end
     elseif (nelnodes == 20)  
       if   (face == 1)
           list = [1,2,3,4,9,10,11,12];
       elseif (face == 2)
           list = [5,8,7,6,16,15,14,13];
       elseif (face == 3)
           list = [1,5,6,2,17,13,18,9];
       elseif (face == 4)
           list = [2,6,7,3,18,14,19,10];
       elseif (face == 5)
           list = [3,7,8,4,19,15,20,11];
       elseif (face == 6)
           list = [4,8,5,1,20,16,17,12];
       end
     end
   end
end
%
%====================== ELEMENT DISTRIBUTED LOAD VECTOR ==============
%
function r = eldload(ncoord,ndof,nfacenodes,elident,coords,traction)

  npoints = numberofintegrationpoints(ncoord-1,nfacenodes);
  xi = zeros(ncoord-1,1);
  dxdxi = zeros(ncoord,ncoord-1);
  r = zeros(ndof*nfacenodes,1);
   
  xilist = integrationpoints(ncoord-1,nfacenodes,npoints);
  w = integrationweights(ncoord-1,nfacenodes,npoints);

  for intpt = 1:npoints

    for i = 1:ncoord-1
      xi(i) = xilist(i,intpt);
    end

    N = shapefunctions(nfacenodes,ncoord-1,elident,xi);
    dNdxi = shapefunctionderivs(nfacenodes,ncoord-1,elident,xi);
%
%     Compute the jacobian matrix && its determinant
%
    for i = 1:ncoord
      for j = 1:ncoord-1
        dxdxi(i,j) = 0.;
        for a = 1:nfacenodes
          dxdxi(i,j) = dxdxi(i,j) + coords(i,a)*dNdxi(a,j);
        end
      end
    end
    if (ncoord == 2) 
      dt = sqrt(dxdxi(1,1)^2+dxdxi(2,1)^2);
    elseif (ncoord == 3) 
      dt = sqrt( ((dxdxi(2,1)*dxdxi(3,2))-(dxdxi(2,2)*dxdxi(3,1)))^2 ...
          + ((dxdxi(1,1)*dxdxi(3,2))-(dxdxi(1,2)*dxdxi(3,1)))^2 ...
          + ((dxdxi(1,1)*dxdxi(2,2))-(dxdxi(1,2)*dxdxi(2,1)))^2 );
    end
   for a = 1:nfacenodes
      for i = 1:ndof
        row = ndof*(a-1)+i;
        r(row) = r(row) + N(a)*traction(i)*w(intpt)*dt;
      end
    end
  end
end
%
%====================== Assemble the global stiffness matrix =================
%
function Stif = globalstiffness(ncoord,ndof,nnode,coords,nelem,maxnodes,elident,nelnodes,connect,materialprops,dofs)
%
%   Assemble the global stiffness matrix
%

   Stif = zeros(ndof*nnode,ndof*nnode);
   lmncoord = zeros(ncoord,maxnodes);
   lmndof = zeros(ndof,maxnodes);
%
%   Loop over all the elements
%
   for lmn = 1:nelem
%
%   Extract coords of nodes, DOF for the current element
%
      for a = 1:nelnodes(lmn)
        for i = 1:ncoord
          lmncoord(i,a) = coords(i,connect(a,lmn));
        end
        for i = 1:ndof
          lmndof(i,a) = dofs(ndof*(connect(a,lmn)-1)+i);
        end
      end
    n = nelnodes(lmn);
    ident = elident(lmn);
    kel = elstif(ncoord,ndof,n,ident,lmncoord,materialprops,lmndof);
%
%   Add the current element stiffness:the global stiffness
%
    for a = 1:nelnodes(lmn)
      for i = 1:ndof
        for b = 1:nelnodes(lmn)
          for k = 1:ndof
            rw = ndof*(connect(a,lmn)-1)+i;
            cl = ndof*(connect(b,lmn)-1)+k;
            Stif(rw,cl) = Stif(rw,cl) + kel(ndof*(a-1)+i,ndof*(b-1)+k);
          end
        end
      end
    end
   end
end
%
%===================== Assemble the global traction vector =============
%
function r = globaltraction(ncoord,ndof,nnodes,ndload,coords,nelnodes,elident,connect,dloads,dofs)

   r = zeros(ndof*nnodes,1);
   traction = zeros(ndof,1);

   for load = 1:ndload
%
%     Extract the coords of the nodes on the appropriate element face
%
      lmn = dloads(1,load);
      face = dloads(2,load);
      n = nelnodes(lmn);
      ident = elident(lmn);
      nfnodes = nfacenodes(ncoord,n,ident,face); 
      nodelist = facenodes(ncoord,n,ident,face);     
      lmncoord = zeros(ncoord,nfnodes);
      for a = 1:nfnodes
        for i = 1:ncoord
          lmncoord(i,a) = coords(i,connect(nodelist(a),dloads(1,load)));
        end
        for i = 1:ndof
          lmndof(i,a) = dofs(ndof*(connect(nodelist(a),dloads(1,load))-1)+i);
        end
      end
%
%    Compute the element load vector
%
     for i = 1:ndof
       traction(i) = dloads(i+2,load);
     end

     rel = eldload(ncoord,ndof,nfnodes,ident,lmncoord,traction);
%
%    Assemble the element load vector into global vector
%
     for a = 1:nfnodes
       for i = 1:ndof
         rw = (connect(nodelist(a),dloads(1,load))-1)*ndof+i;
         r(rw) = r(rw) + rel((a-1)*ndof+i);
       end
     end

   end
end       

function print_results(outfile, ...
    nprops,materialprops,ncoord,ndof,nnode,coords, ...
    nelem,maxnodes,connect,nelnodes,elident, ...
    nfix,fixnodes,ndload,dloads,dofs)
%      Print nodal displacements, element strains && stresses:a file

fprintf(outfile,'Nodal Displacements: \n');
   if (ndof == 2) 
     fprintf(outfile,' Node      Coords         u1       u2 \n');
     for i = 1:nnode
      fprintf(outfile,'%3d %8.4f %8.4f %8.4f %8.4f\n', ...
                               i,coords(1,i),coords(2,i),dofs(2*i-1),dofs(2*i));
     end
   elseif (ndof == 3) 
     fprintf(outfile,' Node            Coords            u1       u2       u3 \n');
     for i = 1:nnode
      fprintf(outfile,'%3d %8.4f %8.4f %8.4f %8.4f %8.4f %8.4f \n', ...
                    i,coords(1,i),coords(2,i),coords(3,i),dofs(3*i-2),dofs(3*i-1),dofs(3*i));
     end
   end

   fprintf(outfile,'\n\n Strains and Stresses \n');


   lmncoord = zeros(ncoord,maxnodes);
   displacements = zeros(ndof,maxnodes);

%
%   Loop over all the elements
%
   for lmn = 1:nelem

    fprintf(outfile,' \n Element; %d ',lmn);
    if (ncoord == 2)   
    fprintf(outfile,'  \n int pt    Coords          e_11      e_22     e_12      s_11       s_22      s_12 \n');

    elseif (ncoord == 3) 
    fprintf(outfile,'\n int pt         Coords            e_11      e_22     e_33      e_12       e_13      e_23      s_11      s_22      s_33      s_12      s_13      s_23 \n');
    end
%
%   Extract coords of nodes, DOF for the current element
%
      for a = 1:nelnodes(lmn)
        for i = 1:ncoord
          lmncoord(i,a) = coords(i,connect(a,lmn));
        end
        for i = 1:ndof
          displacements(i,a) = dofs(ndof*(connect(a,lmn)-1)+i);
        end
      end
      n = nelnodes(lmn);
      ident = elident(lmn);
 
      npoints = numberofintegrationpoints(ncoord,n);
      dNdx = zeros(n,ncoord);
      dxdxi = zeros(ncoord,ncoord);
      strain = zeros(ndof,ncoord);
      xi = zeros(ncoord,1);
      x = zeros(ncoord,1);
%
%  Set up integration points 
%
      xilist = integrationpoints(ncoord,n,npoints);
%
%  Loop over the integration points
%
     for intpt = 1:npoints

%     Compute shape functions && derivatives wrt local coords
%
       for i = 1:ncoord
         xi(i) = xilist(i,intpt);
       end
       N = shapefunctions(n,ncoord,ident,xi);      
       dNdxi = shapefunctionderivs(n,ncoord,ident,xi);
%
%     Compute the coords of the integration point
%
      for i = 1:ncoord
        x(i) = 0.;
        for a = 1:n
          x(i) = x(i) + lmncoord(i,a)*N(a);
        end
      end
%
%     Compute the jacobian matrix && its determinant
%
      for i = 1:ncoord
        for j = 1:ncoord
          dxdxi(i,j) = 0.;
          for a = 1:n
            dxdxi(i,j) = dxdxi(i,j) + lmncoord(i,a)*dNdxi(a,j);
          end
        end
      end

      dxidx = inv(dxdxi);
%
%     Convert shape function derivatives:derivatives wrt global coords
%
      for a = 1:n
        for i = 1:ncoord
          dNdx(a,i) = 0.;
          for j = 1:ncoord
            dNdx(a,i) = dNdx(a,i) + dNdxi(a,j)*dxidx(j,i);
          end
        end
      end
%
%     Compute the (infinitesimal) strain by differentiating displacements
%
      for i = 1:ncoord
         for j = 1:ncoord
            strain(i,j) = 0.;
            for a = 1:n
              strain(i,j) = strain(i,j) + 0.5*(displacements(i,a)*dNdx(a,j)+displacements(j,a)*dNdx(a,i));
            end
         end
      end

      stress = materialstress(ndof,ncoord,strain,materialprops);

      if (ncoord == 2) 

      fprintf(outfile,'%5d %7.4f %7.4f %9.4f %9.4f %9.4f %9.4f %9.4f %9.4f \n', ...
        intpt,x(1),x(2),strain(1,1),strain(2,2),strain(1,2),stress(1,1),stress(2,2),stress(1,2));


      elseif (ncoord == 3) 

      fprintf(outfile,'%5d %7.4f %7.4f %7.4f %9.4f %9.4f %9.4f %9.4f %9.4f %9.4f %9.4f %9.4f %9.4f %9.4f %9.4f %9.4f \n',...
              intpt,x(1),x(2),x(3), ...
              strain(1,1),strain(2,2),strain(3,3),strain(1,2),strain(1,3),strain(2,3), ...
              stress(1,1),stress(2,2),stress(3,3),stress(1,2),stress(1,3),stress(2,3));
      end
     end
   end
end

%==============================Function read_input_file =================
 function [nprops,materialprops,ncoord,ndof,nnode,coords,nelem,maxnodes, ...
                connect,nelnodes,elident,nfix,fixnodes,ndload,dloads] = read_input_file(infile) 

 cellarray=textscan(infile,'%s');

%  Total no. material parameters, && list of parameters
%
   nprops = str2num(cellarray{1}{2});
   materialprops = zeros(nprops,1);
   cellno = 2;
   for i = 1:nprops
     cellno = cellno + 2;  
     materialprops(i) = str2num(cellarray{1}{cellno});
   end;
%
%    no. coords (1:3), no. DOF, no. nodes && nodal coordinates
%
   cellno = cellno + 2;
   ncoord = str2num(cellarray{1}{cellno});
   cellno = cellno + 2;
   ndof = str2num(cellarray{1}{cellno});
   cellno = cellno + 2;
   nnode = str2num(cellarray{1}{cellno});
 
   coords = zeros(ncoord,nnode);
   cellno = cellno + 1;
   for i = 1 : nnode
     for j = 1 : ncoord
       cellno = cellno + 1;
       coords(j,i) = str2num(cellarray{1}{cellno});
     end;
   end;
%
%    No. elements && connectivity
%
   cellno = cellno + 2;
   nelem = str2num(cellarray{1}{cellno});
   cellno = cellno + 2;
   maxnodes = str2num(cellarray{1}{cellno});
   connect = zeros(maxnodes,nelem);
   nelnodes = zeros(nelem,1);
   elident = zeros(nelem,1);
   cellno = cellno + 3;
   for i = 1 : nelem
     cellno = cellno + 1;
     elident(i) = str2num(cellarray{1}{cellno});
     cellno = cellno + 1;
     nelnodes(i) = str2num(cellarray{1}{cellno});
     for j = 1 : nelnodes(i)
       cellno = cellno + 1;
       connect(j,i) = str2num(cellarray{1}{cellno});
     end
   end
%
%    No. nodes with prescribed displacements, with the prescribed displacements
% 
   cellno = cellno + 2;
   nfix = str2num(cellarray{1}{cellno});
   cellno = cellno + 3;
   fixnodes = zeros(3,nfix);
   for i = 1 : nfix
      cellno = cellno + 1;
      fixnodes(1,i) = str2num(cellarray{1}{cellno});
      cellno = cellno + 1;
      fixnodes(2,i) = str2num(cellarray{1}{cellno});
      cellno = cellno + 1;
      fixnodes(3,i) = str2num(cellarray{1}{cellno});
   end;
%
%    No. loaded element faces, with the loads
%
    cellno = cellno + 2;
    ndload = str2num(cellarray{1}{cellno});
    cellno = cellno + 3;
    dloads = zeros(2+ndof,ndload);
    for i = 1 : ndload
       cellno = cellno + 1;
       dloads(1,i) = str2num(cellarray{1}{cellno});
       cellno = cellno + 1;
       dloads(2,i) = str2num(cellarray{1}{cellno});
       for j = 1 : ndof
         cellno = cellno + 1;
         dloads(j+2,i) = str2num(cellarray{1}{cellno});
       end;
    end;
    
 end
  function plotmesh(coords,ncoord,nnode,connect,nelem,elident,nelnodes,color)
% Function to plot a mesh.  
    f2D_3 = [1,2,3];
    f2D_4 = [1,2,3,4];
    f2D_6 = [1,4,2,5,3,6];
    f2D_8 = [1,5,2,6,3,7,4,8];
    f3D_4 = [[1,2,3];[1,4,2];[2,4,3];[3,4,1]];
    f3D_10 = [[1,5,2,6,3,7];[1,8,4,9,2,5];[2,9,4,10,3,6];[3,10,4,8,1,7]];
    f3D_8 = [[1,2,3,4];[5,8,7,6];[1,5,6,2];[2,3,7,6];[3,7,8,4];[4,8,5,1]];
    f3D_20 = [[1,9,2,10,3,11,4,12];[5,16,8,15,7,14,6,13];
              [1,17,5,13,6,18,2,9];[2,18,6,14,7,19,3,10];
              [3,19,7,15,8,20,4,11];[4,20,8,16,5,17,1,12]];

   hold on
   if (ncoord==2)  % Plot a 2D mesh
       for lmn = 1:nelem
           for i = 1:nelnodes(lmn)
               x(i,1:2) = coords(1:2,connect(i,lmn));
           end
           scatter(x(:,1),x(:,2),'MarkerFaceColor','r');
           if (nelnodes(lmn)==3) 
               patch('Vertices',x,'Faces',f2D_3,'FaceColor','none','EdgeColor',color);
           elseif (nelnodes(lmn)==4)
               patch('Vertices',x,'Faces',f2D_4,'FaceColor','none','EdgeColor',color);
           elseif (nelnodes(lmn)==6) 
               patch('Vertices',x,'Faces',f2D_6,'FaceColor','none','EdgeColor',color);
           elseif (nelnodes(lmn)==8 || nelnodes(lmn)==9)
               patch('Vertices',x,'Faces',f2D_8,'FaceColor','none','EdgeColor',color);
           end
       end
   elseif (ncoord==3) % Plot a 3D mesh
       for lmn = 1:nelem
           for i = 1:nelnodes(lmn)
               x(i,1:3) = coords(1:3,connect(i,lmn));
           end
           scatter3(x(:,1),x(:,2),x(:,3),'MarkerFaceColor','r');
           if (nelnodes(lmn)==4) 
               patch('Vertices',x,'Faces',f3D_4,'FaceColor','none','EdgeColor',color);
           elseif (nelnodes(lmn)==10)
               patch('Vertices',x,'Faces',f3D_10,'FaceColor','none','EdgeColor',color);
           elseif (nelnodes(lmn)==8) 
               patch('Vertices',x,'Faces',f3D_8,'FaceColor','none','EdgeColor',color);
           elseif (nelnodes(lmn)==20)
               patch('Vertices',x,'Faces',f3D_20,'FaceColor','none','EdgeColor',color);
           end
       end    
   end
   axis equal
   hold off
  end
  
  
